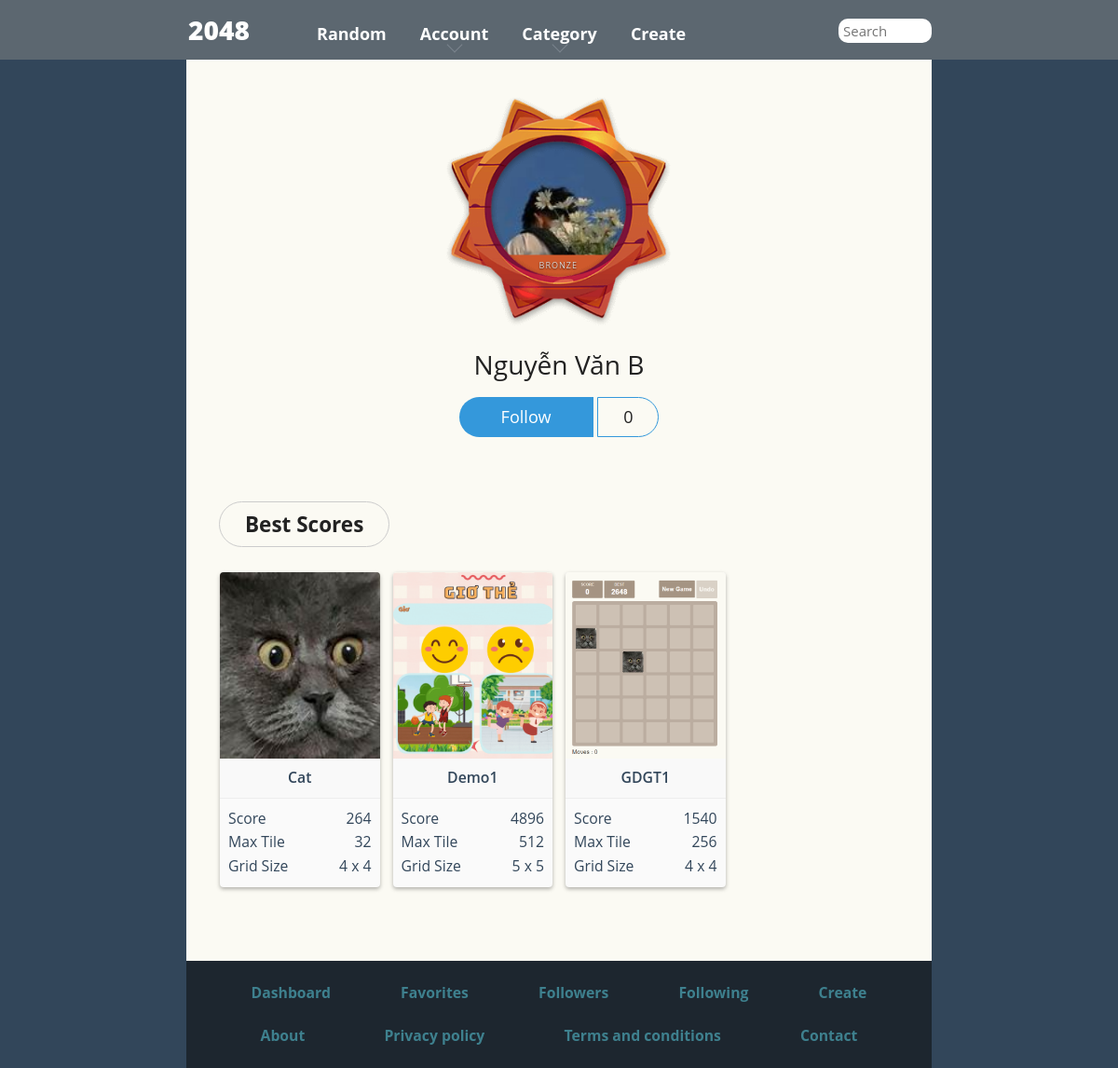
The page /user-profile.php?id=1 on the database its author committed.
### tables this page shows
CREATE TABLE `users` (
  `id_user` int(11) NOT NULL,
  `name_user` varchar(255) NOT NULL,
  `avatar_user` varchar(255) NOT NULL,
  `email_user` varchar(255) NOT NULL,
  `pass_user` varchar(255) NOT NULL,
  `datetime_user` varchar(255) NOT NULL
);

CREATE TABLE `rankings` (
  `id_rank` int(11) NOT NULL,
  `id_user` int(11) NOT NULL,
  `id_game` int(11) NOT NULL,
  `tile_game` int(11) NOT NULL,
  `score_game` int(11) NOT NULL,
  `size` int(11) NOT NULL,
  `datetime_play` varchar(255) NOT NULL
);

CREATE TABLE `games` (
  `id_game` int(11) NOT NULL,
  `id_user` int(11) NOT NULL,
  `name_game` varchar(255) NOT NULL,
  `category_game` int(11) NOT NULL,
  `thumbnail_game` varchar(255) NOT NULL,
  `img_1_game` varchar(255) NOT NULL,
  `img_2_game` varchar(255) NOT NULL,
  `img_3_game` varchar(255) NOT NULL,
  `img_4_game` varchar(255) NOT NULL,
  `img_5_game` varchar(255) NOT NULL,
  `img_6_game` varchar(255) NOT NULL,
  `img_7_game` varchar(255) NOT NULL,
  `img_8_game` varchar(255) NOT NULL,
  `img_9_game` varchar(255) NOT NULL,
  `img_10_game` varchar(255) NOT NULL,
  `img_11_game` varchar(255) NOT NULL,
  `img_12_game` varchar(255) NOT NULL,
  `img_13_game` varchar(255) NOT NULL,
  `img_14_game` varchar(255) NOT NULL,
  `img_15_game` varchar(255) NOT NULL,
  `img_16_game` varchar(255) NOT NULL,
  `datetime_game` varchar(255) NOT NULL
);

### user-profile.php (the view, shortened to what this page needs)
<?php
include('includes/header.php');
?>
<?php
if (isset($_GET['id'])) {
    $id = intval($_GET['id']);
    $query = "SELECT * FROM users u
  INNER JOIN games g ON g.id_user = u.id_user
  WHERE u.id_user = ? ";
    $statement = $pdo->prepare($query);
    $statement->execute([$id]);
    $row_info = $statement->fetch(PDO::FETCH_ASSOC);
?>
    <div class="content-wrapper" id="contentWrapper">
        <div class="content page-profile" id="content">
            <div class="container-fluid mb-50">
                <div class="user-details has-badge bronze-user">
                    <div class="user-avatar-wrapper">
                        <div class="user-avatar">
                            <div class="box" id="box_0">
                            </div>
                            <span class="badge-name">Bronze</span>
                        </div>
                        <div class="user-badge"></div>
                    </div>
                    <h1 class="title user-name"><?php echo $row_info['name_user'] ?></h1>
                    <?php
                    $sql_check = "SELECT * FROM follow WHERE id_follower = ? AND id_following = ?";
                    $stmt_check = $pdo->prepare($sql_check);
                    $stmt_check->execute([$_SESSION['user']['id_user'], $id]);
                    $is_favorite = $stmt_check->rowCount() > 0;
                    $totalFollow = $stmt_check->rowCount();
                    ?>
                    <div class="follow-btn-wrapper <?= $is_favorite ? 'followed' : '' ?>" id="followBtnWrapper">
                        <a href="javascript:void(0)" id="followBtn" class="btn-follow"><?= $is_favorite ? 'Following' : 'Follow' ?></a>
                        <span class="follower-counter" id="followerCounter" data-count="0"><?php echo $totalFollow;?></span>
                    </div>
                </div>
                <div class="row no-gutters mt-15">
                    <div class="url-group">
                        <h2>Best Scores</h2>
                    </div>
                </div>
                <div class="game-blocks row no-gutters">
                    <?php
                        $statement = $pdo->prepare("SELECT * FROM rankings r
                        INNER JOIN games g ON g.id_game = r.id_game
                        WHERE r.id_user = ?
                        ORDER BY datetime_play DESC");
                        $statement->execute([$id]);
                        while ($row = $statement->fetch(PDO::FETCH_ASSOC)) {
                            $target_dir = "uploads/{$row['id_game']}/";
                            $target_file = $target_dir . $row['thumbnail_game'];
                    ?>
                            <div class="col-lg-3 col-md-3 col-sm-4 col-6">
                                <a href="game/<?php echo $row['id_game'] ?>/<?php echo $row['size'] ?>" title="">
                                    <div class="game-block">
                                        <div class="box" id="box_<?php echo $row['id_game'] ?>">
                                            <img src="<?php echo $target_file ?>" accept="image/*" height="200px" style="object-fit: cover;">
                                            <p class="game-name"><?php echo $row['name_game'] ?></p>
                                        </div>
                                        <div class="score-info">
                                            <p><span>Score</span> <span><?php echo $row['score_game'] ?></span></p>
                                            <p><span>Max Tile</span> <span><?php echo $row['tile_game'] ?></span></p>
                                            <p><span>Grid Size</span> <span><?php echo $row['size'] ?> x <?php echo $row['size'] ?></span></p>
                                        </div>
                                    </div>
                                </a>
                            </div>
                    <?php
                        }
                    ?>
                </div>
            </div>
        </div>
    </div>
<?php
}
?>
<?php
include('includes/footer.php');
?>

### style/main.css (style rules this page uses)
html, body { margin: 0; padding: 0; background: #faf8ef; color: #776e65; font-family: "Clear Sans", Helvetica Neue, Arial, sans-serif; font-size: 18px; }
body { margin: 80px 0; }
p { margin-top: 0; margin-bottom: 10px; line-height: 1.65; }
a { color: #776e65; font-weight: bold; text-decoration: underline; cursor: pointer; }

### rows shown on the page
users: name_user "Nguyễn Văn B"
rankings: id_game.thumbnail_game (picture), id_game.name_game "Cat", score_game "264", tile_game "32", size "4"
rankings: id_game.thumbnail_game (picture), id_game.name_game "Demo1", score_game "4896", tile_game "512", size "5"
rankings: id_game.thumbnail_game (picture), id_game.name_game "GDGT1", score_game "1540", tile_game "256", size "4"

### other values the page prints
$totalFollow "0"
